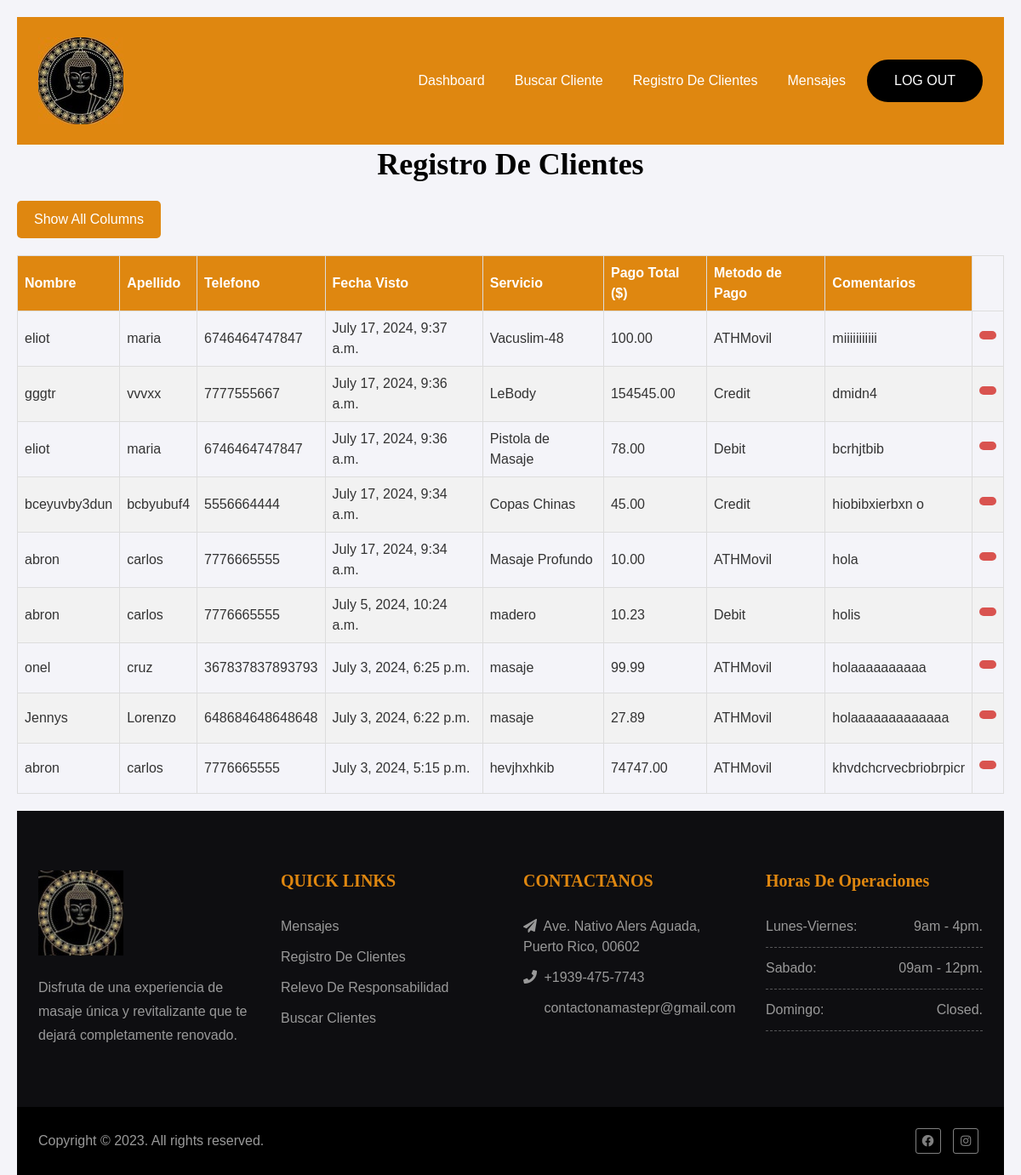
Page /registro/ (signed in) on the committed database.
### namaste_app/models.py (models this page shows, shortened)
class CustomerEntry(models.Model):
    customer = models.ForeignKey(Customer, on_delete=models.CASCADE, related_name='entries')
    date_seen = models.DateTimeField(auto_now_add=True, verbose_name="Date Seen")
    treatment = models.CharField(max_length=50, choices=TreatmentType.choices, default='')
    payment_type = models.CharField(max_length=50, choices=PaymentType.choices, default='')
    payment_amount = models.DecimalField(max_digits=10, decimal_places=2, help_text="Price in dollars")
    comments = models.CharField(max_length=300, blank=True, default='')

class Customer(models.Model):
    first_name = models.CharField(max_length=50, null=False, blank=False, default='')
    last_name = models.CharField(max_length=50, null=False, blank=False, default='')
    email = models.EmailField()
    phone_number = models.CharField(max_length=50, blank=False)
    address = models.CharField(max_length=100, blank=True, default='')
    has_condition = models.BooleanField(default=False, verbose_name="Has Condition")
    condition_names = models.CharField(max_length=100, null=True, blank=True, verbose_name="Condition Names")
    accept_photo = models.BooleanField(default=False, verbose_name="Accepts Pictures")
    accept_publishing = models.BooleanField(default=False, verbose_name="Accepts Publishing")
    sign_date = models.DateTimeField(null=True, blank=True)
    signature = models.ImageField(upload_to='signatures/', null=True, blank=True, default='')  # Stores the path to the signature image

### namaste_app/views.py (the view)
# urls.py: path("registro/", views.registro, name="registro"),
@login_required
def registro(request):
    context = {}
    try:
        customer_entries = CustomerEntry.objects.order_by('-date_seen')
        context['customer_entries'] = customer_entries
    except Exception as e:
        return f"Error fetching records: {str(e)}"
    return render(request, "registro.html", context)

### namaste_app/templates/registro.html (shortened to what this page needs)
{% extends "admin_base.html" %}{% block title %}Registro De Clientes{% endblock %}
{% load widget_tweaks %}
{% block content %}
<h1>Registro De Clientes</h1>
<button id="toggle-button" class="toggle-button">Show All Columns</button>
<table id="data-table">
    <thead>
        <tr>
            <th class="nombre">Nombre</th>
            <th class="apellido">Apellido</th>
            <th class="telefono">Telefono</th>
            <th class="fecha">Fecha Visto</th>
            <th class="servicio">Servicio</th>
            <th class="pago_total">Pago Total ($)</th>
            <th class="metodo">Metodo de Pago</th>
            <th class="comentarios">Comentarios</th>
        </tr>
    </thead>
    <tbody>
        {% for entries in customer_entries %}
        <tr>
            <td class="nombre">{{ entries.customer.first_name }}</td>
            <td class="apellido">{{ entries.customer.last_name }}</td>
            <td class="telefono">{{ entries.customer.phone_number }}</td>
            <td class="fecha">{{ entries.date_seen }}</td>
            <td class="servicio">{{ entries.treatment }}</td>
            <td class="pago_total">{{ entries.payment_amount }}</td>
            <td class="metodo">{{ entries.payment_type }}</td>
            <td class="comentarios">{{ entries.comments }}</td>
            <td>
                <form method="post" action="{% url 'borrar_entrada' entries.id %}">
                    <button type="submit" class="delete-btn" name="delete-button">
                    </button>
                </form>
            </td>
        </tr>
        {% endfor %}
    </tbody>
</table>
{% endblock %}

### namaste_app/static/style.css (style rules this page uses)
* { padding:0; margin:0; }
body { font-family: 'Poppins', sans-serif; background:#fff; font-size:16px; position:relative; overflow-x:hidden; }
h1, h2, h3, h4, h5, h6 { color:#333; font-family: 'Luxurious Roman', serif; }
h1 { font-weight: 600; font-size:36px; line-height:46px; margin: 0 0 14px; }

### namaste_app/templates/registro.html (style rules this page uses)
body { font-family: Arial, sans-serif; background-color: #f4f4f9; margin: 0; padding: 20px; color: #333; }
h1 { color: black; text-align: center; margin-bottom: 20px; }
button { background-color: #DF8710; color: white; border: none; padding: 10px 20px; margin-bottom: 20px; border-radius: 5px; cursor: pointer; font-size: 16px; }
table { width: 100%; border-collapse: collapse; margin-bottom: 20px; }
table, th, td { border: 1px solid #ddd; }
th, td { text-align: left; padding: 8px; }
th { background-color: #DF8710; color: white; }
tr:nth-child(even) { background-color: #f2f2f2; }
.delete-btn { background-color: #d9534f; color: white; border: none; padding: 5px 10px; border-radius: 5px; cursor: pointer; }

### rows in the picture
CustomerEntry: customer.first_name "eliot", customer.last_name "maria", customer.phone_number "6746464747847", date_seen "July 17, 2024, 9:37 a.m.", treatment "Vacuslim-48", payment_amount "100.00", payment_type "ATHMovil", comments "miiiiiiiiiii"
CustomerEntry: customer.first_name "gggtr", customer.last_name "vvvxx", customer.phone_number "7777555667", date_seen "July 17, 2024, 9:36 a.m.", treatment "LeBody", payment_amount "154545.00", payment_type "Credit", comments "dmidn4"
CustomerEntry: customer.first_name "eliot", customer.last_name "maria", customer.phone_number "6746464747847", date_seen "July 17, 2024, 9:36 a.m.", treatment "Pistola de Masaje", payment_amount "78.00", payment_type "Debit", comments "bcrhjtbib"
CustomerEntry: customer.first_name "bceyuvby3dun", customer.last_name "bcbyubuf4", customer.phone_number "5556664444", date_seen "July 17, 2024, 9:34 a.m.", treatment "Copas Chinas", payment_amount "45.00", payment_type "Credit", comments "hiobibxierbxn o"
CustomerEntry: customer.first_name "abron", customer.last_name "carlos", customer.phone_number "7776665555", date_seen "July 17, 2024, 9:34 a.m.", treatment "Masaje Profundo", payment_amount "10.00", payment_type "ATHMovil", comments "hola"
CustomerEntry: customer.first_name "abron", customer.last_name "carlos", customer.phone_number "7776665555", date_seen "July 5, 2024, 10:24 a.m.", treatment "madero", payment_amount "10.23", payment_type "Debit", comments "holis"
CustomerEntry: customer.first_name "onel", customer.last_name "cruz", customer.phone_number "367837837893793", date_seen "July 3, 2024, 6:25 p.m.", treatment "masaje", payment_amount "99.99", payment_type "ATHMovil", comments "holaaaaaaaaaa"
CustomerEntry: customer.first_name "Jennys", customer.last_name "Lorenzo", customer.phone_number "648684648648648", date_seen "July 3, 2024, 6:22 p.m.", treatment "masaje", payment_amount "27.89", payment_type "ATHMovil", comments "holaaaaaaaaaaaaa"
CustomerEntry: customer.first_name "abron", customer.last_name "carlos", customer.phone_number "7776665555", date_seen "July 3, 2024, 5:15 p.m.", treatment "hevjhxhkib", payment_amount "74747.00", payment_type "ATHMovil", comments "khvdchcrvecbriobrpicr"
